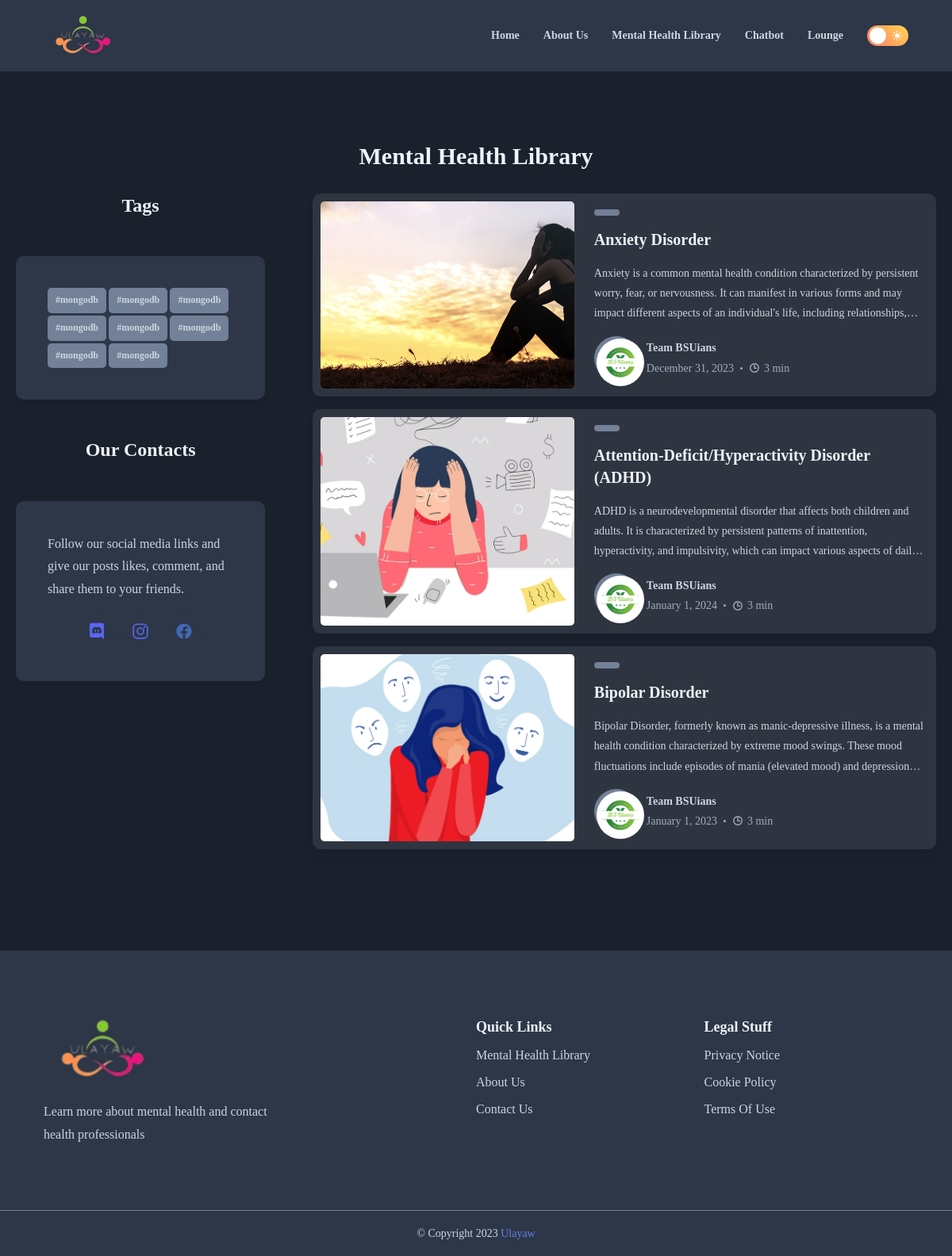
Page /mentalhealthlibrary/ on the committed database.
### mhlblogs/models.py (models this page shows, shortened)
class MentalHealthIllness(models.Model):
    name = models.CharField(max_length=255, unique=True)
    date_created = models.TextField(blank=True)
    description = models.TextField(blank=True)
    slogan = models.TextField(blank=True)
    author_pic = models.ImageField(upload_to='mhlblogs/mental_health_images/', blank=True, null=True)
    author = models.TextField(blank=True, default='Team BSUians')
    main_bg = models.ImageField(upload_to='mhlblogs/mental_health_images/', blank=True, null=True)
    symptoms_image = models.ImageField(upload_to='mhlblogs/mental_health_images/', blank=True, null=True)
    symptoms1_title = models.TextField(blank=True)
    symptoms1_description = models.TextField(blank=True)
    symptoms2_title = models.TextField(blank=True)
    symptoms2_description = models.TextField(blank=True)
    symptoms3_title = models.TextField(blank=True)
    symptoms3_description = models.TextField(blank=True)
    treatments_image = models.ImageField(upload_to='mhlblogs/mental_health_images/', blank=True, null=True)
    treatment1_title = models.TextField(blank=True)
    treatment1_description = models.TextField(blank=True)
    treatment2_title = models.TextField(blank=True)
    treatment2_description = models.TextField(blank=True)
    treatment3_title = models.TextField(blank=True)
    treatment3_description = models.TextField(blank=True)

### home/views.py (the view)
# urls.py: path('mentalhealthlibrary/', views.mhl, name='mentalhealthlibrary'),
def mhl(request):
    illness = MentalHealthIllness.objects.all()
    return render(request, "home/mentalhealthlibrary.html", {'illness':illness})

### templates/home/mentalhealthlibrary.html (shortened to what this page needs)
{% extends "home/base.html" %}
{% load static %}
{% block content %}
<main>
    <div class="main">
        <h1 class="h2" style="text-align:center;margin-bottom:20px;font-size:30px">Mental Health Library</h1>
        <div class="container2">
            <div class="aside">
                <div class="tags">
                    <h2 class="h2">Tags</h2>
                    <div class="wrapper">
                        <button class="hashtag">#mongodb</button>
                        <button class="hashtag">#mongodb</button>
                        <button class="hashtag">#mongodb</button>
                        <button class="hashtag">#mongodb</button>
                        <button class="hashtag">#mongodb</button>
                        <button class="hashtag">#mongodb</button>
                        <button class="hashtag">#mongodb</button>
                        <button class="hashtag">#mongodb</button>
                    </div>
                </div>
                <div class="contact">
                    <h2 class="h2">Our Contacts</h2>
                    <div class="wrapper">
                        <p>
                            Follow our social media links and give our posts likes, comment, and
                            share them to your friends.
                        </p>
                        <ul class="social-link">
                            <li>
                                <a href="" class="icon-box discord">
                                    <ion-icon name="logo-discord"></ion-icon>
                                </a>
                            </li>
                            <li>
                                <a href="" class="icon-box instagram">
                                    <ion-icon name="logo-instagram"></ion-icon>
                                </a>
                            </li>
                            <li>
                                <a href="" class="icon-box facebook">
                                    <ion-icon name="logo-facebook"></ion-icon>
                                </a>
                            </li>
                        </ul>
                    </div>
                </div>
            </div>
            <div class="blog">
                <div class="blog-card-group">
                    {% for item in illness %}
                     <div class="blog-card">
                         <div class="blog-card-banner">
                             <img src="{{item.main_bg.url}}" alt="" class="blog-banner-img" width = "200px" >
                         </div>
                         <div class="blog-content-wrapper">
                             <button class="blog-topic text-tiny"></button>
                             <h3>
                                  <a href="{% url 'mhlblogs' item.id %}" class="h3">{{ item.name }}</a>
                             </h3>
                             <p class="blog-text">
                                  {{item.description}}
                             </p>
                             <div class="wrapper-flex">
                                 <div class="profile-wrapper">
                                     <img src="{{item.author_pic.url}}" alt="Authors" height="60px" width="60px">
                                 </div>
                                 <div class="wrapper">
                                     <a href="" class="h4">{{ item.author }}</a>
                                     <p class="text-sm">
                                         <time datetime="2022-01-17">{{ item.date_created }}</time>
                                         <span class="separator"></span>
                                         <ion-icon name="time-outline"></ion-icon>
                                         <time datetime="PT3M">3 min</time>
                                     </p>
                                 </div>
                             </div>
                         </div>
                     </div>
                     {% endfor %}
                </div>
             </div>
            </div>
        </div>
</main>
{% endblock content %}

### static/about/styles.css (style rules this page uses)
* { padding: 0; margin: 0; }
body { background-color: var(--background-secondary); font-family: Diphylleia-Regular; }

### rows in the picture
MentalHealthIllness: main_bg (picture), name "Anxiety Disorder", description "Anxiety is a common mental health condition characterized by persistent worry, fear, or nervousness. It can manifest in various forms and may impact different aspects of an individual's life, including…", author_pic (picture), author "Team BSUians", date_created "December 31, 2023"
MentalHealthIllness: main_bg (picture), name "Attention-Deficit/Hyperactivity Disorder (ADHD)", description "ADHD is a neurodevelopmental disorder that affects both children and adults. It is characterized by persistent patterns of inattention, hyperactivity, and impulsivity, which can impact various aspects of…", author_pic (picture), author "Team BSUians", date_created "January 1, 2024"
MentalHealthIllness: main_bg (picture), name "Bipolar Disorder", description "Bipolar Disorder, formerly known as manic-depressive illness, is a mental health condition characterized by extreme mood swings. These mood fluctuations include episodes of mania (elevated mood) and…", author_pic (picture), author "Team BSUians", date_created "January 1, 2023"
